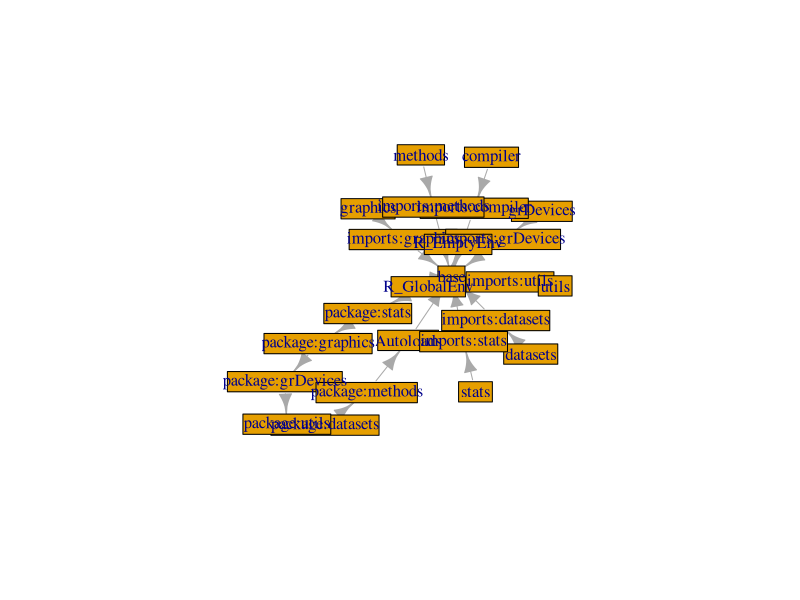

Write R code to recreate this figure.

parents <- function(x, to = emptyenv()) {
    stopifnot(is.environment(x))
    if (identical(x, to)) 
        return(x)
    
    c(x, parents(parent.env(x), to = to))
    
}
nodes <- function(x) vapply(x, environmentName, character(1))
edges <- function(x) matrix(c(x[-length(x)], x[-1]), ncol = 2)

g_parents <- parents(globalenv())
ns <- lapply(loadedNamespaces(), getNamespace)
n_parents <- lapply(ns, parents, to = globalenv())

g_nodes <- nodes(g_parents)
g_edges <- edges(g_nodes)

n_nodes <- lapply(n_parents, nodes)
n_edges <- lapply(n_nodes, edges)

nodes <- sort(union(g_nodes, unlist(n_nodes)))
edges <- rbind(g_edges, do.call("rbind", n_edges))

edges_df <- data.frame(edges, value = 1)
edges_df$X1 <- factor(edges_df$X1, levels = nodes)
edges_df$X2 <- factor(edges_df$X2, levels = nodes)

library(igraph)
adj_mat <- xtabs(~X1 + X2, edges_df)
g <- graph.adjacency(adj_mat, mode = "directed")

plot(g, layout = layout.fruchterman.reingold, vertex.label = nodes, 
    vertex.shape = "rectangle", vertex.size = nchar(nodes) * 5)

# Also need to: * colour by environment/namespace (use palette)
# * adjust relative scaling 
